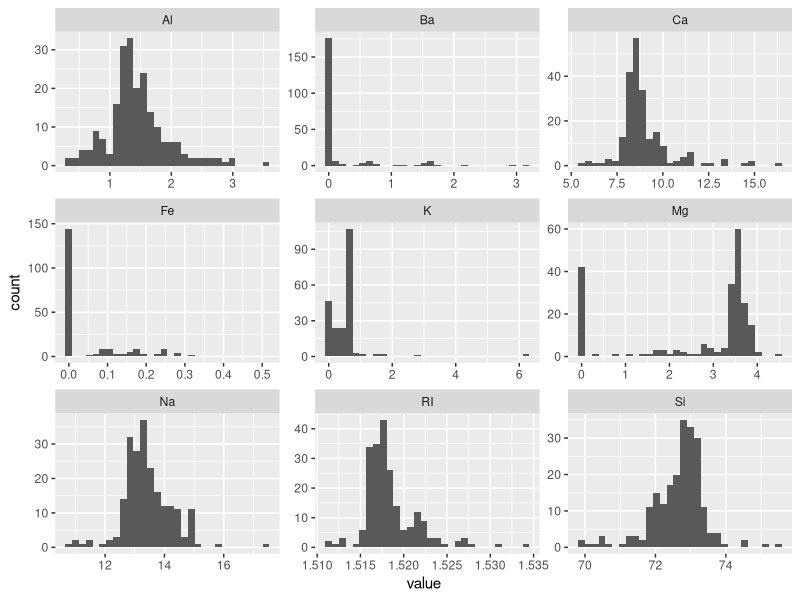
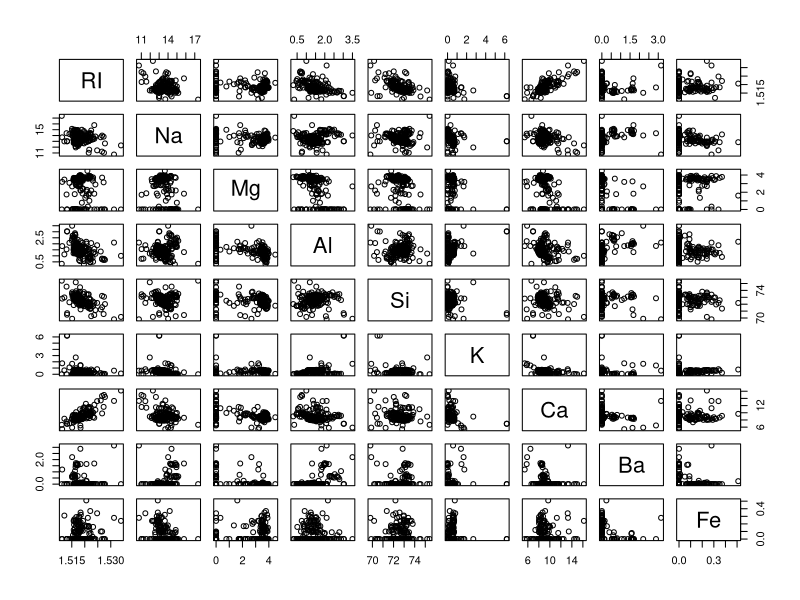
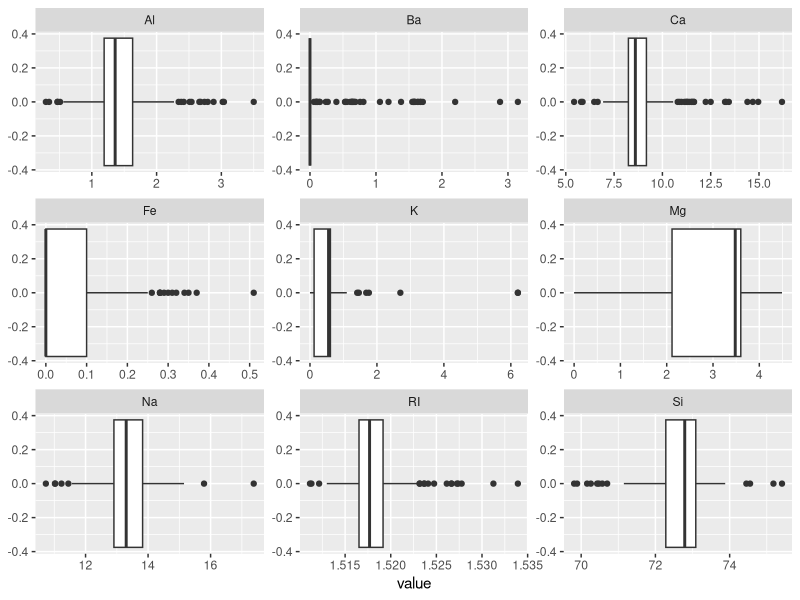
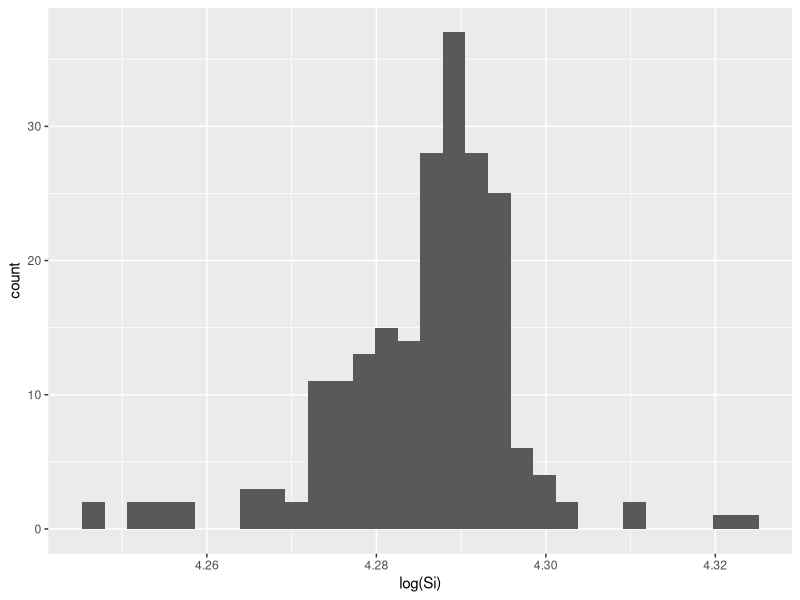

The R source for these figures, in order:
## ---- chunk 1
library(tidyverse)
library(mlbench)
## ---- chunk 2
data(Glass)
head(Glass)
## ---- chunk 3
variables = Glass%>%
  select(-Type)%>%
  names()

Glass%>%
  pivot_longer(variables)%>%
  ggplot(aes(x=value))+
  geom_histogram(bins=30)+
  facet_wrap(~name, scales = 'free')

# scatter plots show correlation between predictor variables
Glass%>%
  select(-Type)%>%
  pairs()

## ---- chunk 4
Glass%>%
  pivot_longer(variables)%>%
  ggplot(aes(x=value))+
  geom_boxplot()+
  facet_wrap(~name, scales = 'free')
## ---- chunk 5
Glass%>%
  ggplot(aes(x = log(Si)))+geom_histogram(bins=30)
## ---- chunk 6
data(Soybean)
head(Soybean)
## ---- chunk 7
summary(Soybean)
## ---- chunk 8
non_null = Soybean%>%
  na.omit()%>%
  group_by(Class)%>%
  summarize(non_null_count = n())

all = Soybean%>%
  group_by(Class)%>%
  summarize(count = n())

all%>%
  left_join(non_null, by = 'Class')%>%
  mutate(ratio_na = (count - replace_na(non_null_count,0))/count)%>%
  arrange(-ratio_na)
## ---- chunk 9
Soybean%>%
  filter(Class %in% c('2-4-d-injury','cyst-nematode',
                      'diaporthe-pod-&-stem-blight','herbicide-injury'))%>%
  summary()

